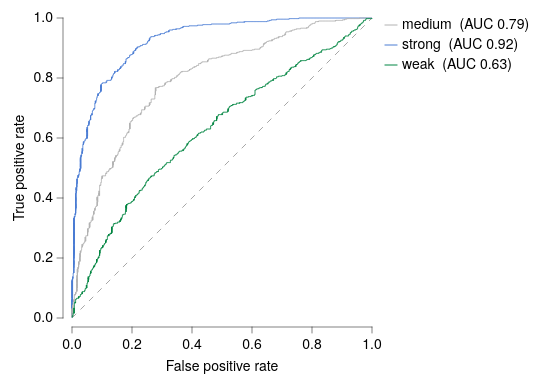

Specify this chart in Vega-Lite:
### Vega-Lite specification from a JSON file in a GitHub repository (floating-point values rounded to 4 significant figures; data arrays with more than 128 entries replaced by an {"elided": "..."} marker saying what was removed)
{"background": null, "config": {"arc": {"fill": "#DBDBDB", "fillOpacity": 1.0, "innerRadius": 37.5, "padAngle": 0.03, "stroke": "black", "strokeOpacity": 1, "strokeWidth": 0.25}, "area": {"fill": "#DBDBDB", "fillOpacity": 1.0, "stroke": "black", "strokeOpacity": 1, "strokeWidth": 0.25}, "axis": {"domain": true, "domainCap": "round", "domainColor": "black", "domainWidth": 0.25, "grid": false, "gridCap": "round", "gridColor": "#F1F1F1", "gridDash": [0, 0], "gridOpacity": 1.0, "gridWidth": 0.25, "labelColor": "black", "labelFont": "Helvetica Neue, HelveticaNeue, Helvetica, Arial, sans-serif", "labelFontSize": 7, "labelFontStyle": "normal", "labelFontWeight": 400, "offset": 4.5, "ticks": true, "tickCap": "round", "tickColor": "black", "tickRound": false, "tickSize": 3, "tickWidth": 0.25, "titleColor": "black", "titleFont": "Helvetica Neue, HelveticaNeue, Helvetica, Arial, sans-serif", "titleFontSize": 7, "titleFontStyle": "normal", "titleFontWeight": 400}, "axisX": {"domain": true, "labelAlign": "center", "labelAngle": 0, "labels": true, "ticks": true, "translate": 0}, "axisY": {"domain": true, "labelAlign": "right", "labelAngle": 0, "labels": true, "ticks": true, "translate": 0}, "axisRight": {"domain": true, "labelAlign": "left", "labelAngle": 0, "labels": true, "ticks": true, "translate": 0}, "axisTop": {"domain": true, "labelAlign": "center", "labelAngle": 0, "labels": true, "ticks": true, "translate": 0}, "axisBand": {"tickOffset": 0}, "bar": {"fill": "#DBDBDB", "fillOpacity": 1.0, "stroke": "black", "strokeOpacity": 1, "strokeWidth": 0.25}, "boxplot": {"size": 13.5, "ticks": {"cornerRadius": 0.25, "fill": "black", "opacity": 1, "size": 6.75, "thickness": 0.25}, "box": {"fillOpacity": 1.0, "stroke": "black", "strokeOpacity": 1, "strokeWidth": 0.25}, "median": {"cornerRadius": 0, "fill": "black", "fillOpacity": 1.0, "opacity": 1, "size": 13.5, "thickness": 0.25}, "rule": {"fill": "black", "fillOpacity": 1.0, "size": 15.0, "stroke": "black", "strokeDash": [0, 0], "strokeOpacity": 1, "strokeWidth": 0.25}, "outliers": {"color": "black", "fill": "black", "fillOpacity": 1.0, "size": 0, "stroke": "black", "strokeOpacity": 1, "strokeWidth": 0.25}}, "circle": {"fill": "black", "fillOpacity": 1.0, "size": 1.875, "stroke": null, "strokeOpacity": 1, "strokeWidth": 0.25}, "errorband": {"band": {"fillOpacity": 0.6, "stroke": null, "strokeWidth": 0.25, "strokeOpacity": 1}, "borders": {"opacity": 0, "strokeOpacity": 0.25, "strokeWidth": 1}}, "errorbar": {"opacity": 1, "rule": {"strokeDash": [0, 0], "strokeWidth": 0.25}, "ticks": {"color": "black", "cornerRadius": 0.125, "opacity": 1, "size": 9.0, "thickness": 0.25}, "thickness": 0.25}, "font": "Helvetica Neue, HelveticaNeue, Helvetica, Arial, sans-serif", "geoshape": {"fill": "#DBDBDB", "fillOpacity": 1.0, "stroke": "black", "strokeOpacity": 1, "strokeWidth": 0.25}, "header": {"labelColor": "black", "labelFont": "Helvetica Neue, HelveticaNeue, Helvetica, Arial, sans-serif", "labelFontSize": 7, "labelFontStyle": "normal", "labelFontWeight": 400, "titleColor": "black", "titleFont": "Helvetica Neue, HelveticaNeue, Helvetica, Arial, sans-serif", "titleFontSize": 7, "titleFontStyle": "normal", "titleFontWeight": 400, "titlePadding": 0}, "legend": {"disable": false, "offset": 4.5, "titlePadding": 4, "labelOffset": 2, "gradientLabelOffset": 2, "gradientLength": 75.0, "gradientThickness": 7.5, "gradientOpacity": 1.0, "gradientStrokeColor": "black", "gradientStrokeWidth": 0.25, "labelColor": "black", "labelFont": "Helvetica Neue, HelveticaNeue, Helvetica, Arial, sans-serif", "labelFontSize": 7, "labelFontStyle": "normal", "labelFontWeight": 400, "strokeColor": "black", "strokeWidth": 0, "symbolSize": 42, "symbolStrokeColor": "black", "symbolStrokeWidth": 0.25, "titleColor": "black", "titleFont": "Helvetica Neue, HelveticaNeue, Helvetica, Arial, sans-serif", "titleFontSize": 7, "titleFontStyle": "normal", "titleFontWeight": 400}, "line": {"color": "black", "stroke": "black", "strokeCap": "butt", "strokeDash": [0, 0], "strokeOpacity": 1, "strokeWidth": 0.5}, "point": {"filled": true, "fill": "#DBDBDB", "fillOpacity": 1.0, "size": 7.5, "stroke": "black", "strokeOpacity": 1, "strokeWidth": 0.25}, "range": {"category": ["#B2B2B2", "#4A7CD3", "#008542", "#664CAF", "#509F98", "#636363", "#284F93", "#005226", "#382864", "#285753"], "diverging": {"scheme": ["#443E60", "#5F597E", "#7C759B", "#9994B6", "#B7B4CC", "#D6D5DC", "#F6F6F6", "#D1DAD9", "#A4C2BF", "#7AA9A4", "#578E89", "#37736E", "#1B5954"]}, "heatmap": {"scheme": ["#440154", "#472270", "#433E82", "#38598C", "#2C728E", "#238A8D", "#24A086", "#39B578", "#5DC862", "#96D646", "#CAE02D", "#FDE724"]}, "ordinal": {"scheme": ["#F1F1F1", "#DBDBDB", "#C6C6C6", "#B2B2B2", "#9D9D9D", "#898989", "#767676", "#636363", "#515151", "#404040", "#2F2F2F", "#1F1F1F"]}, "ramp": {"scheme": ["#440154", "#472270", "#433E82", "#38598C", "#2C728E", "#238A8D", "#24A086", "#39B578", "#5DC862", "#96D646", "#CAE02D", "#FDE724"]}}, "rule": {"color": "black", "stroke": "black", "strokeCap": "round", "strokeDash": [2, 2], "strokeOpacity": 1, "strokeWidth": 0.25}, "scale": {"barBandPaddingInner": 0.1, "rectBandPaddingInner": 0, "tickBandPaddingInner": 0.1, "bandPaddingOuter": 0.1, "bandWithNestedOffsetPaddingInner": 0.2, "bandWithNestedOffsetPaddingOuter": 0.2, "offsetBandPaddingInner": 0, "offsetBandPaddingOuter": 0, "round": false}, "rect": {"fill": "#DBDBDB", "fillOpacity": 1.0, "stroke": "black", "strokeOpacity": 1, "strokeWidth": 0.25}, "square": {"fill": "#DBDBDB", "fillOpacity": 1.0, "size": 15.0, "stroke": "black", "strokeOpacity": 1, "strokeWidth": 0.25}, "text": {"color": "black", "font": "Helvetica Neue, HelveticaNeue, Helvetica, Arial, sans-serif", "fontSize": 7, "fontStyle": "normal", "fontWeight": 400}, "tick": {"color": "black", "cornerRadius": 0.125, "opacity": 1.0, "size": 13.5, "thickness": 0.25}, "title": {"anchor": "middle", "frame": "group", "color": "black", "font": "Helvetica Neue, HelveticaNeue, Helvetica, Arial, sans-serif", "fontSize": 7, "fontStyle": "normal", "fontWeight": 400, "subtitleColor": "black", "subtitleFont": "Helvetica Neue, HelveticaNeue, Helvetica, Arial, sans-serif", "subtitleFontSize": "Helvetica Neue, HelveticaNeue, Helvetica, Arial, sans-serif", "subtitleFontStyle": "normal", "subtitleFontWeight": 400}, "trail": {"color": "black", "opacity": 1, "size": 0.5}, "view": {"continuousWidth": 150, "continuousHeight": 150, "discreteWidth": 150, "discreteHeight": 150, "fill": null, "stroke": null, "strokeWidth": 0.25}}, "layer": [{"data": {"name": "data-3202155f3934f7fbee309f063f2d1ca5"}, "mark": {"type": "line", "color": "gray", "opacity": 0.7, "strokeDash": [3, 3]}, "encoding": {"x": {"field": "fpr", "type": "quantitative"}, "y": {"field": "tpr", "type": "quantitative"}}}, {"data": {"name": "data-17351f3b014114568340c31df5c3e7c1"}, "mark": {"type": "line", "interpolate": "step-after"}, "encoding": {"color": {"field": "model", "title": null, "type": "nominal"}, "x": {"field": "fpr", "scale": {"domain": [0, 1], "nice": false}, "title": "False positive rate", "type": "quantitative"}, "y": {"field": "tpr", "scale": {"domain": [0, 1], "nice": false}, "title": "True positive rate", "type": "quantitative"}}}], "$schema": "https://vega.github.io/schema/vega-lite/v6.4.1.json", "datasets": {"data-3202155f3934f7fbee309f063f2d1ca5": [{"fpr": 0.0, "tpr": 0.0}, {"fpr": 1.0, "tpr": 1.0}], "data-17351f3b014114568340c31df5c3e7c1": {"elided": "3000 records"}}}
